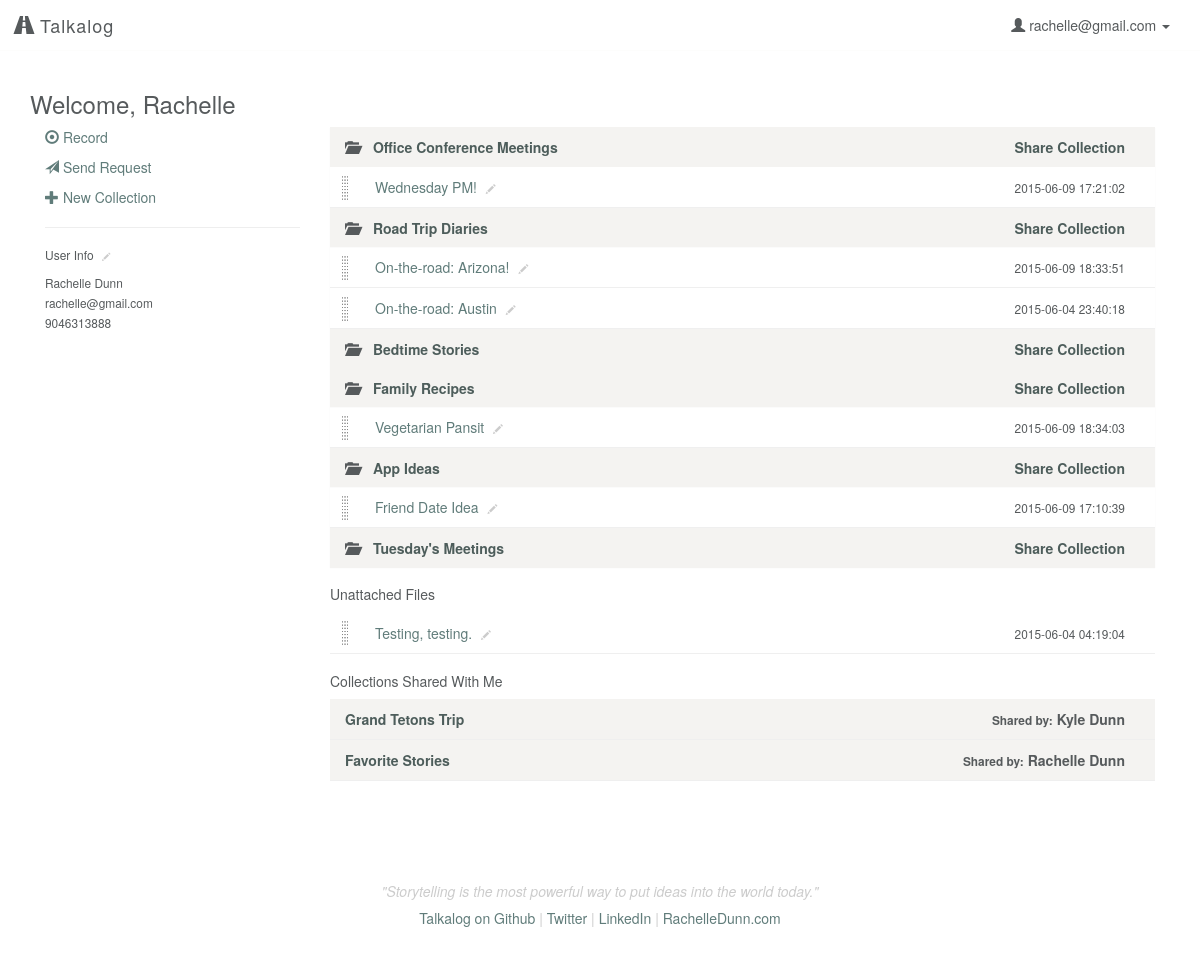
Screenshot of /profile (signed in) with the database file from the repository.
### model.py (models this page shows, shortened)
class User(db.Model):
    __tablename__ = "Users"
    id = db.Column(db.Integer, autoincrement=True, primary_key=True)
    email = db.Column(db.String(100), nullable=False)
    password = db.Column(db.String(50), nullable=False)
    first_name = db.Column(db.String(50), nullable=False)
    last_name = db.Column(db.String(50), nullable=False)
    tel = db.Column(db.String, nullable=False)

class Collection(db.Model):
    __tablename__ = "Collections"
    id = db.Column(db.Integer, autoincrement=True, primary_key=True)
    user_id = db.Column(db.Integer, db.ForeignKey('Users.id'), nullable=False)
    title = db.Column(db.String, nullable=False, default='Untitled Collection')
    user = db.relationship("User", backref=db.backref("collections", order_by=id))

class CollectionsUploads(db.Model):
    __tablename__ = "CollectionsUploads"
    id = db.Column(db.Integer, autoincrement=True, primary_key=True)
    collection_id = db.Column(db.Integer, db.ForeignKey('Collections.id'), nullable=False)
    upload_id = db.Column(db.Integer, db.ForeignKey('Uploads.id'), nullable=False)
    collection = db.relationship("Collection", backref=db.backref("collectionsuploads", order_by=id))
    upload = db.relationship("Upload", backref=db.backref("collectionsuploads", order_by=id))

class Upload(db.Model):
    __tablename__ = "Uploads"
    id = db.Column(db.Integer, autoincrement=True, primary_key=True)
    user_id = db.Column(db.Integer, db.ForeignKey('Users.id'), nullable=False)
    title = db.Column(db.String, nullable=False, default=db.func.now())
    path = db.Column(db.String(50))
    mimetype = db.Column(db.String(50), default='wav') # wav, jpg, mp3
    datetime = db.Column(db.DateTime, default=db.func.now(), onupdate=db.func.now()) # set datetime to current timestamp
    transcript = db.Column(db.Text)
    user = db.relationship("User", backref=db.backref("uploads", order_by=id))

class CollectionsUsers(db.Model):
    __tablename__ = "CollectionsUsers"
    id = db.Column(db.Integer, autoincrement=True, primary_key=True)
    collection_id = db.Column(db.Integer, db.ForeignKey('Collections.id'), nullable=False)
    user_id = db.Column(db.Integer, db.ForeignKey('Users.id'), nullable=False)
    collection = db.relationship("Collection", backref=db.backref("collectionsusers", order_by=id))
    user = db.relationship("User", backref=db.backref("collectionsusers", order_by=id))

### server.py (the view)
@app.route('/profile')
def user_page():
	"""User profile with list of audio collections and files."""
	if 'email' in session:
		user_email = session['email']
		user = User.query.filter_by(email=user_email).first()
		user_uploads = user.uploads
		user_collections = user.collections
		user_cu = []
		for collection in user_collections:
			cu = collection.collectionsuploads
			for i in cu:
				user_cu.append(i.upload_id)
		singleuploads = []
		for i in user_uploads:
			if i.id not in user_cu:
				singleuploads.append(i)
		return render_template('profile.html', user=user,
			singleuploads=singleuploads, upload_folder=UPLOAD_FOLDER)
	else:
		flash('You must be logged in to view files')
		return redirect('/login')

### templates/profile.html (shortened to what this page needs)
{% extends 'base.html' %}
{% block content %}
    <h3>Welcome, {{ user.first_name }}</h3>
    <div class="row">
        <div class="col-sm-3">
            <p><a href="/record"><span class="glyphicon glyphicon-record" aria-hidden="true"></span> Record</a></p>
            <p><a href="/generate"><span class="glyphicon glyphicon-send" aria-hidden="true"></span> Send Request</a></p>
            <p><a href="#" data-toggle="modal" data-target="#myModal"><span class="glyphicon glyphicon-plus" aria-hidden="true"></span> New Collection</a></p>
            <hr>
            <h6>User Info <a href="/edit/user"><span class="glyphicon glyphicon-pencil click-to-edit" aria-hidden="true"></span></a></h6>
            <p><small>{{ user.first_name }} {{ user.last_name }}<br>
                {{ user.email }}<br>
                {{ user.tel }}</small></p>
        </div>
        <div class="col-sm-9">
            <div class="file-box">
                <ul class="list-group panel-group" id="accordion">
                    {% if user.collections %}
                        <div class="panel panel-default">
                            {% for collection in user.collections %}
                                <li class="droppable list-group-item collection row panel-heading" collection-id="{{ collection.id }}">
                                    <div class="name col-xs-8 panel-title">
                                        <a class="accordion-toggle" data-toggle="collapse" data-parent="#accordion" href="#collapse{{ collection.id }}"><span class="indicator glyphicon glyphicon-folder-open" aria-hidden="true"></span></a>
                                        <a href="/collection/{{ collection.id }}">{{ collection.title }}</a>
                                    </div>
                                    <div class="share col-xs-4 text-right">
                                        <a href="#" data-toggle="modal" data-target="#share-{{ collection.id }}">
                                          Share <span class="hidden-xs">Collection</span>
                                        </a>
                                    </div>
                                </li>
                                <div class="panel-collapse collapse in" id="collapse{{ collection.id }}">
                                    <div class="panel-body">
                                    {% for cu in collection.collectionsuploads %}
                                        <li class="draggable upload list-group-item row" upload-id="{{ cu.upload.id }}">
                                            <div class="name col-xs-8">
                                                <div class="control-group control-group-inline">
                                                    <div class="controls">
                                                        <a href="/listen/{{ cu.upload.id }}" class="upload-title" data-toggle="#pencil-{{ cu.upload.id }}" upload-id="{{ cu.upload.id }}" id="upload-{{ cu.upload.id }}">{{ cu.upload.title }}</a>
                                                        <span class="edit" id="pencil-{{ cu.upload.id }}" upload-id="{{ cu.upload.id }}"><span class="glyphicon glyphicon-pencil click-to-edit" aria-hidden="true"></span></span>
                                                    </div>
                                                </div>
                                            </div>
                                            <div class="type col-xs-4 text-right">
                                                <small>{{ cu.upload.datetime }}</small>
                                            </div>
                                        </li>
                                    {% endfor %}
                                    </div>
                                </div>
                            {% endfor %}
                        </div>
                    {% endif %}
                </ul>
            </div>
            {% if singleuploads %}
            <h5>Unattached Files</h5>
            <div class="file-box">
                <ul class="list-group">
                    {% for upload in singleuploads %}
                        {% if upload.path %}
                            <li class="draggable upload list-group-item row" upload-id="{{ upload.id }}">
                                <div class="name col-xs-8">
                                    <div class="control-group control-group-inline">
                                        <div class="controls">
                                            <a href="/listen/{{ upload.id }}" class="upload-title" data-toggle=".pencil-{{ upload.id }}" upload-id="{{ upload.id }}" id="upload-{{ upload.id }}">{{ upload.title }}</a>
                                            <span class="edit pencil-{{ upload.id }}"><span class="glyphicon glyphicon-pencil click-to-edit" aria-hidden="true"></span></span>
                                        </div>
                                    </div>
                                </div>
                                <div class="type col-xs-4 text-right">
                                    <small>{{ upload.datetime }}</small>
                                </div>
                            </li>
                        {% endif %}
                    {% endfor %}
                </ul>
            </div>
            {% endif %}
            {% if user.collectionsusers %}
            <h5>Collections Shared With Me</h5>
            <div class="file-box">
                <ul class="list-group">
                    {% for collection in user.collectionsusers %}
                        <li class="list-group-item collection row">
                            <div class="name col-xs-8"><a href="/collection/{{ collection.collection.id }}">{{ collection.collection.title }}</a></div>
                            <div class="col-xs-4 text-right"><small class="hidden-xs">Shared by:</small> {{ collection.collection.user.first_name }} {{ collection.collection.user.last_name }}</div>
                        </li>
                    {% endfor %}
                </ul>
            </div>
            {% endif %}
        </div>
    </div>
{% endblock %}

### templates/base.html (shortened to what this page needs)
<!DOCTYPE html>
<html lang="en">
    <head>
        <link rel="stylesheet" href="https://maxcdn.bootstrapcdn.com/bootstrap/3.3.4/css/bootstrap.min.css">
        <link rel="stylesheet" href="/static/css/style.css"/>
        <link rel="stylesheet" href="https://ajax.googleapis.com/ajax/libs/jqueryui/1.11.4/themes/smoothness/jquery-ui.css"/>
    </head>
    <body>
        <nav class="navbar navbar-default">
            <div class="container-fluid">
                <div class="navbar-header">
                    <a class="navbar-brand" href="/"><span class="glyphicon glyphicon-road" aria-hidden="true"></span> Talkalog</a>
                </div>
                <div class="collapse navbar-collapse" id="bs-example-navbar-collapse-1">
                    <ul class="nav navbar-nav navbar-right">
                    {% if 'email' in session %}
                        <li class="dropdown">
                        <a href="#" class="dropdown-toggle" data-toggle="dropdown" role="button" aria-expanded="false"><span class="glyphicon glyphicon-user" aria-hidden="true"></span> {{ session['email'] }} <span class="caret"></span></a>
                        </li>
                    {% else %}
                        <li><a href="/login">Login</a></li>
                        <li><a href="/signup">Sign Up</a></li>
                    {% endif %}
                    </ul>
                </div>
            </div>
        </nav>
        <div class="container">
            {% block content %}{% endblock %}
        </div>
        <div class="container">
            <footer class="footer">
                <p>"Storytelling is the most powerful way to put ideas into the world today."</p>
                <h5><a href="http://github.com/rachelledunn/talkalog" target="_blank">Talkalog on Github</a> | <a href="http://twitter.com/rchdnn" target="_blank">Twitter</a> | <a href="http://linkedin.com/in/rachelledunn" target="_blank">LinkedIn</a> | <a href="http://rachelledunn.com/" target="_blank">RachelleDunn.com</a></h5>
            </footer>
        </div>
    </body>
</html>

### static/css/style.css (style rules this page uses)
body { background-color: #ffffff; color: #565a5c; }
a { color: #607c7a; -webkit-transition: color 0.1s linear 0s; -moz-transition: color 0.1s linear 0s; -o-transition: color 0.1s linear 0s; transition: color 0.1s linear 0s; }
.h1, .h2, .h3, .h4, .h5, h1, h2, h3, h4, h5 { font-weight: 200; }
.navbar-default { border-radius: 0; border: none; background: transparent; border-bottom: 1px solid rgba(244, 243, 241, 0.2); }
.navbar-default .navbar-brand { font-weight: 200; letter-spacing: 1px; }
.navbar-default a, .navbar-default .navbar-brand, .navbar-default .navbar-nav > li > a { color: #565a5c; }
.row { margin-left: auto; margin-right: auto; }
.footer { padding-top: 40px; padding-bottom: 40px; margin-top: 40px; text-align: center; color: #cccccc; }
.footer p { font-style: italic; }
.list-group-item { border-radius: 0 !important; border: none; border-bottom: 1px solid #efefef; }
.draggable { background: url("/static/img/drag-drop.png") no-repeat 10px center/10px auto rgba(255, 255, 255, 0.7); clear: both; display: block; min-height: 40px; padding-left: 30px; }
.collection, .list-group-heading { background-color: #F4F3F1 !important; padding-left: 0; font-weight: 600; }
.collection a, .list-group-heading a { color: #4d5d5b; }
.panel-heading { border-radius: 0; }
.panel-body { padding: 0; }
.panel-default > .panel-heading + .panel-collapse > .panel-body { border: none; }
.list-group-item:first-child, .list-group-item:last-child { margin-bottom: 0; border-radius: 0; }
.panel-title { margin-top: inherit; margin-bottom: inherit; font-size: inherit; color: inherit; }
.panel-group .panel { margin-bottom: 0; border-radius: 0; border: none; }
.panel-default > .panel-heading { color: inherit; background-color: inherit; }
.glyphicon-folder-open, .glyphicon-folder-close { color: #565a5c; padding-right: 10px; }
.click-to-edit { font-size: 70%; vertical-align: baseline; padding: 0 5px; color: #cccccc; }

### rows the page displays
User: email "rachelle@gmail.com", first_name "Rachelle", last_name "Dunn", tel "9046313888"
Collection: title "Office Conference Meetings"
CollectionsUploads: upload "Wednesday PM!", upload.datetime "2015-06-09 17:21:02"
Collection: title "Road Trip Diaries"
CollectionsUploads: upload "On-the-road: Arizona!", upload.datetime "2015-06-09 18:33:51"
CollectionsUploads: upload "On-the-road: Austin", upload.datetime "2015-06-04 23:40:18"
Collection: title "Bedtime Stories"
Collection: title "Family Recipes"
CollectionsUploads: upload "Vegetarian Pansit", upload.datetime "2015-06-09 18:34:03"
Collection: title "App Ideas"
CollectionsUploads: upload "Friend Date Idea", upload.datetime "2015-06-09 17:10:39"
Collection: title "Tuesday's Meetings"
Upload: title "Testing, testing.", datetime "2015-06-04 04:19:04"
CollectionsUsers: collection "Grand Tetons Trip", collection.user.first_name "Kyle", collection.user.last_name "Dunn"
CollectionsUsers: collection "Favorite Stories", collection.user.first_name "Rachelle", collection.user.last_name "Dunn"
